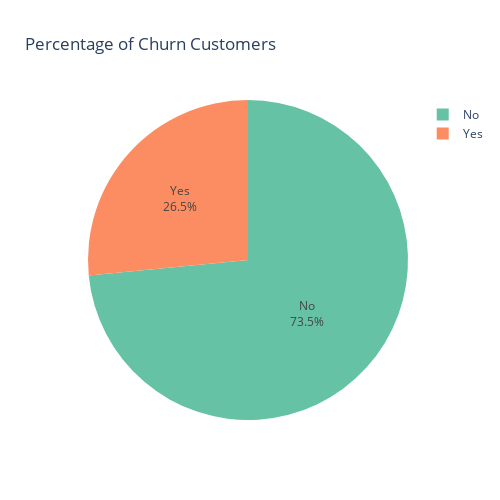

This figure's notebook cell:
### Code cell
import plotly.express as px

# Prepare data
gb = df.groupby('Churn').agg({'Churn': 'count'}).rename(columns={'Churn': 'Count'}).reset_index()

# Create pie chart
fig = px.pie(
    gb,
    names='Churn',
    values='Count',
    color='Churn',
    color_discrete_sequence=px.colors.qualitative.Set2,
    title='Percentage of Churn Customers',
    hole=0  # full pie (set to >0 for donut)
)

# Show percentage and labels
fig.update_traces(textinfo='percent+label')

# Set figure size
fig.update_layout(height=500, width=500)

fig.show()

### Figure 1 — Plotly figure (JSON) as saved in the notebook; plotly's stock layout.template omitted (floating-point values rounded to 4 significant figures)
{"data": [{"customdata": [["No"], ["Yes"]], "domain": {"x": [0, 1], "y": [0, 1]}, "hole": 0, "hovertemplate": "Churn=%{customdata[0]}<br>Count=%{value}<extra></extra>", "labels": ["No", "Yes"], "legendgroup": "", "marker": {"colors": ["rgb(102,194,165)", "rgb(252,141,98)"]}, "name": "", "showlegend": true, "textinfo": "percent+label", "type": "pie", "values": [5174, 1869]}], "layout": {"height": 500, "legend": {"tracegroupgap": 0}, "piecolorway": ["rgb(102,194,165)", "rgb(252,141,98)", "rgb(141,160,203)", "rgb(231,138,195)", "rgb(166,216,84)", "rgb(255,217,47)", "rgb(229,196,148)", "rgb(179,179,179)"], "title": {"text": "Percentage of Churn Customers"}, "width": 500}}
